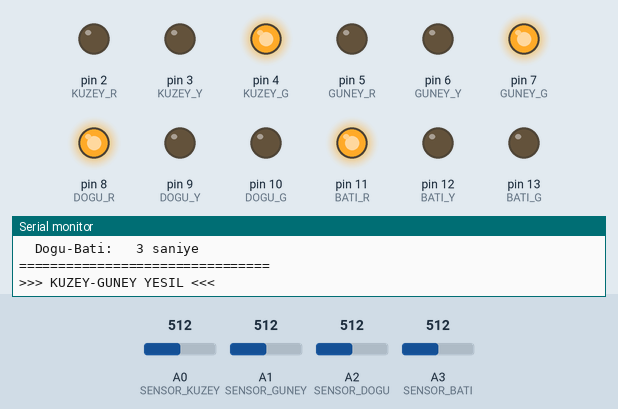
A sketch run on a simulated Arduino Uno, built with avr-gcc and run on an emulated ATmega328P. Shown: output pins drawn as LEDs (lit = HIGH), the last lines printed to the serial monitor. Inputs (shaded band) come from the test bench; at power-on: A0 (SENSOR_KUZEY) = 512, A1 (SENSOR_GUNEY) = 512, A2 (SENSOR_DOGU) = 512, A3 (SENSOR_BATI) = 512.

Above: at 3.2 s.
3.3 s: A0 (SENSOR_KUZEY) set to 490
At 6.1 s:
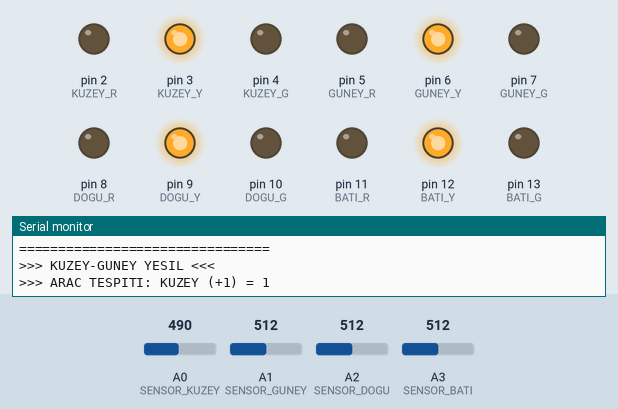
6.3 s: A1 (SENSOR_GUNEY) set to 490
At 8.5 s:
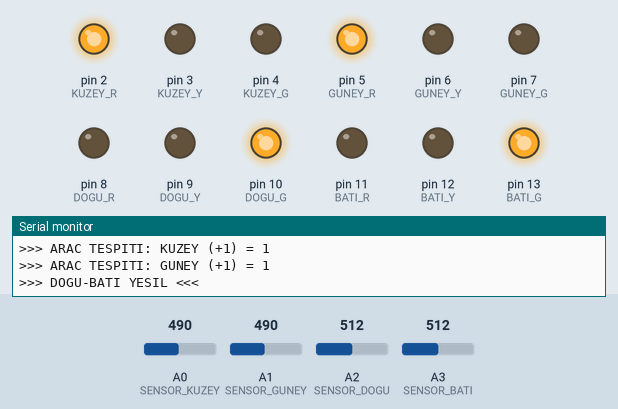
8.9 s: A2 (SENSOR_DOGU) set to 490
11.9 s: A3 (SENSOR_BATI) set to 490
Timing chart, 0 to 14.9 s (numbered marks = the images above; inputs shaded):
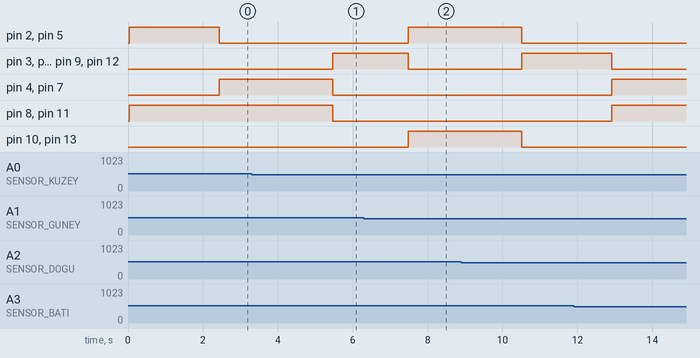

The sketch:

akilli_kavsak.ino
```cpp
/*
 * ━━━━━━━━━━━━━━━━━━━━━━━━━━━━━━━━━━━━━━━━━━━
 *     AKILLI KAVŞAK - Araç Sayımı + Optimizasyon
 * ━━━━━━━━━━━━━━━━━━━━━━━━━━━━━━━━━━━━━━━━━━━
 *
 * ÖZELLİKLER:
 * - 4 yönde araç tespiti (IR sensör)
 * - Araç sayısına göre yeşil ışık süresi
 * - Akıllı trafik optimizasyonu
 * - Serial Monitor'de canlı istatistik
 */

// ========== TRAFİK IŞIKLARI ==========
// Kuzey (Yukarı)
const int KUZEY_R = 2;
const int KUZEY_Y = 3;
const int KUZEY_G = 4;

// Güney (Aşağı)
const int GUNEY_R = 5;
const int GUNEY_Y = 6;
const int GUNEY_G = 7;

// Doğu (Sağ)
const int DOGU_R = 8;
const int DOGU_Y = 9;
const int DOGU_G = 10;

// Batı (Sol)
const int BATI_R = 11;
const int BATI_Y = 12;
const int BATI_G = 13;

// ========== SENSÖRLER ==========
const int SENSOR_KUZEY = A0;
const int SENSOR_GUNEY = A1;
const int SENSOR_DOGU = A2;
const int SENSOR_BATI = A3;

// ========== ZAMAN AYARLARI ==========
const int MIN_YESIL = 3000;      // Minimum yeşil: 3 saniye
const int MAX_YESIL = 10000;     // Maksimum yeşil: 10 saniye
const int ARAC_BASINA = 1000;    // Her araç için +1 saniye
const int SARI_SURE = 2000;      // Sarı ışık: 2 saniye

// ========== SENSÖR AYARLARI ==========
const int SENSOR_ESIK = 500;     // IR sensör eşik değeri

// ========== DEĞİŞKENLER ==========
int aracSayisi[4] = {0, 0, 0, 0};           // [Kuzey, Güney, Doğu, Batı]
bool oncekiDurum[4] = {false, false, false, false};
int toplamArac = 0;

String yonIsimleri[] = {"KUZEY", "GUNEY", "DOGU", "BATI"};

// ========== SETUP ==========
void setup() {
  Serial.begin(9600);

  // Başlık
  Serial.println("\n");
  Serial.println("================================");
  Serial.println("   AKILLI KAVSAK SISTEMI");
  Serial.println("================================");
  Serial.println();

  // Trafik ışığı pinleri
  pinMode(KUZEY_R, OUTPUT);
  pinMode(KUZEY_Y, OUTPUT);
  pinMode(KUZEY_G, OUTPUT);

  pinMode(GUNEY_R, OUTPUT);
  pinMode(GUNEY_Y, OUTPUT);
  pinMode(GUNEY_G, OUTPUT);

  pinMode(DOGU_R, OUTPUT);
  pinMode(DOGU_Y, OUTPUT);
  pinMode(DOGU_G, OUTPUT);

  pinMode(BATI_R, OUTPUT);
  pinMode(BATI_Y, OUTPUT);
  pinMode(BATI_G, OUTPUT);

  // Sensör pinleri
  pinMode(SENSOR_KUZEY, INPUT);
  pinMode(SENSOR_GUNEY, INPUT);
  pinMode(SENSOR_DOGU, INPUT);
  pinMode(SENSOR_BATI, INPUT);

  // Başlangıçta hepsi kırmızı
  tumKirmizi();

  Serial.println("Sistem hazir!");
  Serial.println("Arabalari gecirin...\n");
  delay(2000);
}

// ========== ANA DÖNGÜ ==========
void loop() {
  // 1. Sensörleri oku ve araç say
  sensorleriOku();

  // 2. Toplam araç sayısı
  int toplamKuzeyGuney = aracSayisi[0] + aracSayisi[1];
  int toplamDoguBati = aracSayisi[2] + aracSayisi[3];

  // 3. Yeşil sürelerini hesapla
  int kgSure = yesilSureHesapla(toplamKuzeyGuney);
  int dbSure = yesilSureHesapla(toplamDoguBati);

  // 4. İstatistikleri göster
  istatistikGoster(kgSure, dbSure);

  // 5. KUZEY-GÜNEY FAZ
  Serial.println("\n>>> KUZEY-GUNEY YESIL <<<");
  kuzeyGuneyYesil();
  bekle(kgSure);

  // Sarı geçiş
  tumSari();
  bekle(SARI_SURE);

  // 6. DOĞU-BATI FAZ
  Serial.println("\n>>> DOGU-BATI YESIL <<<");
  doguBatiYesil();
  bekle(dbSure);

  // Sarı geçiş
  tumSari();
  bekle(SARI_SURE);

  // 7. Sayıları sıfırla
  for (int i = 0; i < 4; i++) {
    aracSayisi[i] = 0;
  }

  Serial.println("\n--- YENI DONGU ---\n");
}

// ========== SENSÖR FONKSİYONLARI ==========
void sensorleriOku() {
  aracTespit(0, analogRead(SENSOR_KUZEY));
  aracTespit(1, analogRead(SENSOR_GUNEY));
  aracTespit(2, analogRead(SENSOR_DOGU));
  aracTespit(3, analogRead(SENSOR_BATI));
}

void aracTespit(int index, int deger) {
  bool aracVar = (deger < SENSOR_ESIK);

  // Yükselen kenar (yeni araç geldi)
  if (aracVar && !oncekiDurum[index]) {
    aracSayisi[index]++;
    toplamArac++;

    Serial.print(">>> ARAC TESPITI: ");
    Serial.print(yonIsimleri[index]);
    Serial.print(" (+1) = ");
    Serial.println(aracSayisi[index]);
  }

  oncekiDurum[index] = aracVar;
}

void bekle(int ms) {
  unsigned long baslangic = millis();
  while (millis() - baslangic < ms) {
    sensorleriOku();  // Beklerken de say
    delay(50);
  }
}

// ========== IŞIK FONKSİYONLARI ==========
void tumKirmizi() {
  digitalWrite(KUZEY_R, HIGH); digitalWrite(KUZEY_Y, LOW); digitalWrite(KUZEY_G, LOW);
  digitalWrite(GUNEY_R, HIGH); digitalWrite(GUNEY_Y, LOW); digitalWrite(GUNEY_G, LOW);
  digitalWrite(DOGU_R, HIGH);  digitalWrite(DOGU_Y, LOW);  digitalWrite(DOGU_G, LOW);
  digitalWrite(BATI_R, HIGH);  digitalWrite(BATI_Y, LOW);  digitalWrite(BATI_G, LOW);
}

void tumSari() {
  digitalWrite(KUZEY_R, LOW); digitalWrite(KUZEY_Y, HIGH); digitalWrite(KUZEY_G, LOW);
  digitalWrite(GUNEY_R, LOW); digitalWrite(GUNEY_Y, HIGH); digitalWrite(GUNEY_G, LOW);
  digitalWrite(DOGU_R, LOW);  digitalWrite(DOGU_Y, HIGH);  digitalWrite(DOGU_G, LOW);
  digitalWrite(BATI_R, LOW);  digitalWrite(BATI_Y, HIGH);  digitalWrite(BATI_G, LOW);
}

void kuzeyGuneyYesil() {
  // Kuzey-Güney yeşil
  digitalWrite(KUZEY_R, LOW); digitalWrite(KUZEY_Y, LOW); digitalWrite(KUZEY_G, HIGH);
  digitalWrite(GUNEY_R, LOW); digitalWrite(GUNEY_Y, LOW); digitalWrite(GUNEY_G, HIGH);
  // Doğu-Batı kırmızı
  digitalWrite(DOGU_R, HIGH);  digitalWrite(DOGU_Y, LOW);  digitalWrite(DOGU_G, LOW);
  digitalWrite(BATI_R, HIGH);  digitalWrite(BATI_Y, LOW);  digitalWrite(BATI_G, LOW);
}

void doguBatiYesil() {
  // Kuzey-Güney kırmızı
  digitalWrite(KUZEY_R, HIGH); digitalWrite(KUZEY_Y, LOW); digitalWrite(KUZEY_G, LOW);
  digitalWrite(GUNEY_R, HIGH); digitalWrite(GUNEY_Y, LOW); digitalWrite(GUNEY_G, LOW);
  // Doğu-Batı yeşil
  digitalWrite(DOGU_R, LOW);  digitalWrite(DOGU_Y, LOW);  digitalWrite(DOGU_G, HIGH);
  digitalWrite(BATI_R, LOW);  digitalWrite(BATI_Y, LOW);  digitalWrite(BATI_G, HIGH);
}

// ========== HESAPLAMA ==========
int yesilSureHesapla(int aracSayisi) {
  int sure = MIN_YESIL + (aracSayisi * ARAC_BASINA);
  if (sure > MAX_YESIL) sure = MAX_YESIL;
  return sure;
}

// ========== İSTATİSTİK ==========
void istatistikGoster(int kgSure, int dbSure) {
  Serial.println("\n================================");
  Serial.println("   ARAC SAYILARI");
  Serial.println("================================");
  Serial.print("  Kuzey: "); Serial.print(aracSayisi[0]); Serial.println(" arac");
  Serial.print("  Guney: "); Serial.print(aracSayisi[1]); Serial.println(" arac");
  Serial.print("  Dogu:  "); Serial.print(aracSayisi[2]); Serial.println(" arac");
  Serial.print("  Bati:  "); Serial.print(aracSayisi[3]); Serial.println(" arac");
  Serial.println("--------------------------------");
  Serial.print("  Toplam: "); Serial.print(toplamArac); Serial.println(" arac");
  Serial.println("================================");
  Serial.println("   YESIL ISIK SURELERI");
  Serial.println("================================");
  Serial.print("  Kuzey-Guney: "); Serial.print(kgSure/1000); Serial.println(" saniye");
  Serial.print("  Dogu-Bati:   "); Serial.print(dbSure/1000); Serial.println(" saniye");
  Serial.println("================================\n");
}
```
